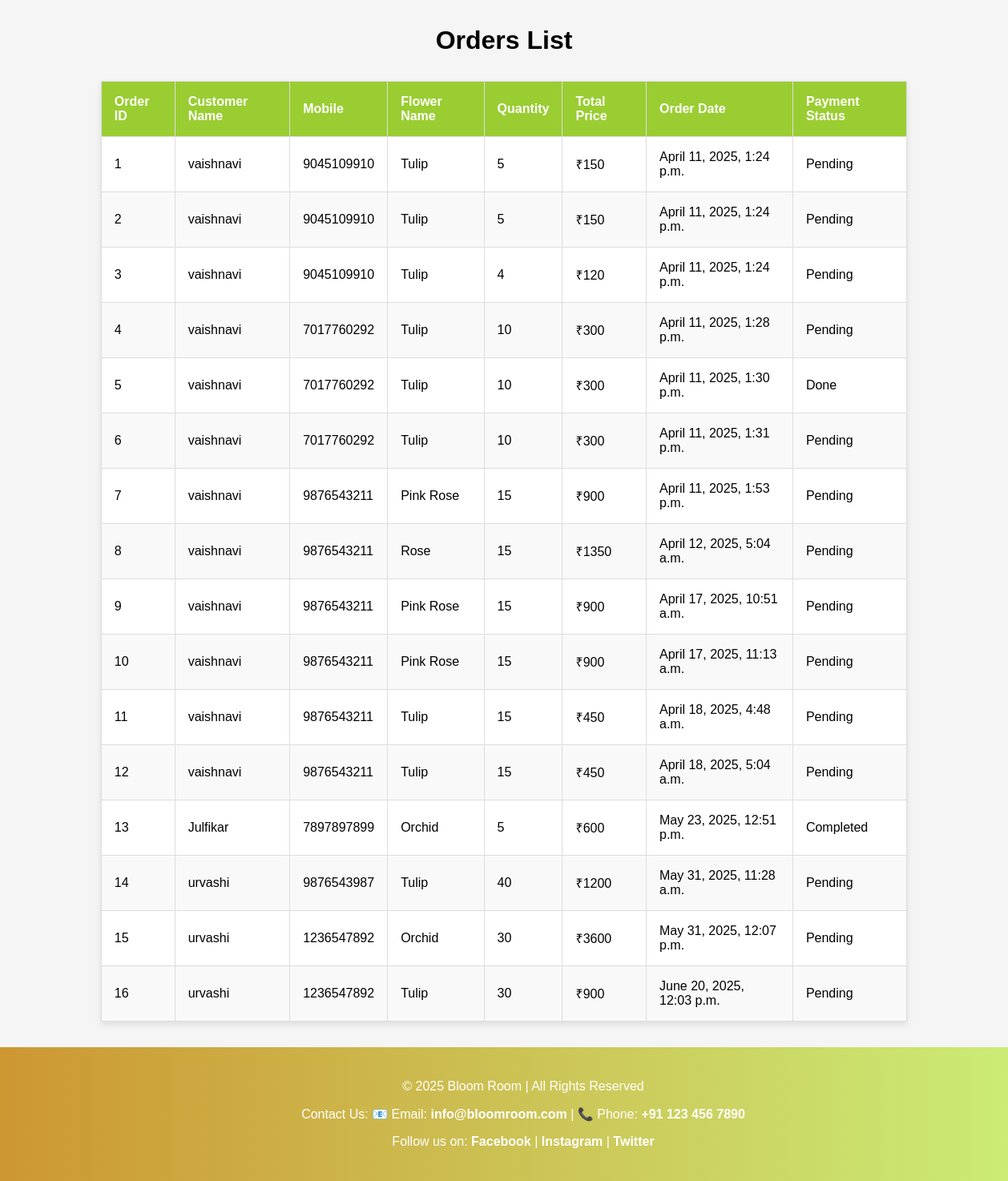
Screenshot of /orders/ with the database file from the repository.
### flowerapp/models.py (models this page shows, shortened)
class Order(models.Model):
    customerid = models.ForeignKey(Customer, on_delete=models.CASCADE)
    flowerid = models.ForeignKey(Flower, on_delete=models.CASCADE)
    orderdate = models.DateTimeField(auto_now_add=True)
    price = models.IntegerField()
    quantity = models.IntegerField()
    status = models.TextField()

class Customer(models.Model):
    name = models.CharField(max_length=100)
    email = models.EmailField()
    phno = models.CharField(max_length=15)
    address = models.TextField()

class Flower(models.Model):
    name = models.CharField(max_length=100)
    price = models.IntegerField()
    description = models.TextField()
    fragrance = models.CharField(max_length=100)
    image = models.ImageField(upload_to='flower_images/', null=True, blank=True)
    isAvail = models.BooleanField(default=True)  # Added availability status

class Payment(models.Model):
    orderid = models.OneToOneField(Order, on_delete=models.CASCADE)  # One payment per order
    paymentmethod = models.ForeignKey(PaymentType, on_delete=models.CASCADE, null=True)
    status = models.TextField(default="Pending")
    transactionid = models.CharField(max_length=100, null=True)

### flowerapp/views.py (the view)
# urls.py: path('orders/', views.orders_list, name='orders_list'),
def orders_list(request):
    orders = Order.objects.select_related('customerid', 'flowerid')
    payments = Payment.objects.select_related('orderid')
    for order in orders:
        try:
            payment = Payment.objects.get(orderid=order.id)  # Fetch payment for the current order
            order.payment_status = payment.status  # Attach payment status to order dynamically
        except Payment.DoesNotExist:
            order.payment_status = "No Payment Found"  # Handle cases with no payment record
    return render(request, 'orders_list.html', {'orders': orders})

### flowerapp/templates/orders_list.html (shortened to what this page needs)
<!DOCTYPE html>
<html lang="en">
<head>
</head>
<body>
    <h1 style="text-align: center; margin-top: 2rem;">Orders List</h1>
    <table class="orders-table">
        <thead>
            <tr>
                <th>Order ID</th>
                <th>Customer Name</th>
                <th>Mobile</th>
                <th>Flower Name</th>
                <th>Quantity</th>
                <th>Total Price</th>
                <th>Order Date</th>
                <th>Payment Status</th>
            </tr>
        </thead>
        <tbody>
            {% for order in orders %}
            <tr>
                <td>{{ order.id }}</td>
                <td>{{ order.customerid.name }}</td>
                <td>{{ order.customerid.phno }}</td>
                <td>{{ order.flowerid.name }}</td>
                <td>{{ order.quantity }}</td>
                <td>₹{{ order.price }}</td>
                <td>{{ order.orderdate }}</td>
                <td>{{ order.payment_status }}</td>
            </tr>
            {% empty %}
            <tr>
                <td colspan="8" style="text-align: center;">No orders found.</td>
            </tr>
            {% endfor %}
        </tbody>
    </table>
</body>
<footer>
    <p>&copy; 2025 Bloom Room | All Rights Reserved</p>
    <p>Contact Us:
        📧 Email: <a href="mailto:info@bloomroom.com">info@bloomroom.com</a> |
        📞 Phone: <a href="tel:+911234567890">+91 123 456 7890</a>
    </p>
    <p>Follow us on:
        <a href="https://facebook.com" target="_blank">Facebook</a> |
        <a href="https://instagram.com" target="_blank">Instagram</a> |
        <a href="https://twitter.com" target="_blank">Twitter</a>
    </p>
</footer>
</html>

### flowerapp/templates/orders_list.html (style rules this page uses)
body { font-family: Arial, sans-serif; margin: 0; padding: 0; background: #f5f5f5; }
.orders-table { width: 80%; margin: 2rem auto; border-collapse: collapse; background: white; box-shadow: 0 4px 8px rgba(0, 0, 0, 0.1); }
.orders-table th, .orders-table td { padding: 1rem; text-align: left; border: 1px solid #ddd; }
.orders-table th { background: yellowgreen; color: white; }
.orders-table tr:nth-child(even) { background: #f9f9f9; }
footer { text-align: center; padding: 1.5rem; background: linear-gradient(to right, #cd9732, #cbef78); color: white; font-size: 1rem; position: relative; bottom: 0; width: 100%; }
footer a { color: white; text-decoration: none; font-weight: bold; }

### rows the page displays
Order: id "1", customerid.name "vaishnavi", customerid.phno "9045109910", flowerid.name "Tulip", quantity "5", price "150", orderdate "April 11, 2025, 1:24 p.m.", payment_status "Pending"
Order: id "2", customerid.name "vaishnavi", customerid.phno "9045109910", flowerid.name "Tulip", quantity "5", price "150", orderdate "April 11, 2025, 1:24 p.m.", payment_status "Pending"
Order: id "3", customerid.name "vaishnavi", customerid.phno "9045109910", flowerid.name "Tulip", quantity "4", price "120", orderdate "April 11, 2025, 1:24 p.m.", payment_status "Pending"
Order: id "4", customerid.name "vaishnavi", customerid.phno "7017760292", flowerid.name "Tulip", quantity "10", price "300", orderdate "April 11, 2025, 1:28 p.m.", payment_status "Pending"
Order: id "5", customerid.name "vaishnavi", customerid.phno "7017760292", flowerid.name "Tulip", quantity "10", price "300", orderdate "April 11, 2025, 1:30 p.m.", payment_status "Done"
Order: id "6", customerid.name "vaishnavi", customerid.phno "7017760292", flowerid.name "Tulip", quantity "10", price "300", orderdate "April 11, 2025, 1:31 p.m.", payment_status "Pending"
Order: id "7", customerid.name "vaishnavi", customerid.phno "9876543211", flowerid.name "Pink Rose", quantity "15", price "900", orderdate "April 11, 2025, 1:53 p.m.", payment_status "Pending"
Order: id "8", customerid.name "vaishnavi", customerid.phno "9876543211", flowerid.name "Rose", quantity "15", price "1350", orderdate "April 12, 2025, 5:04 a.m.", payment_status "Pending"
Order: id "9", customerid.name "vaishnavi", customerid.phno "9876543211", flowerid.name "Pink Rose", quantity "15", price "900", orderdate "April 17, 2025, 10:51 a.m.", payment_status "Pending"
Order: id "10", customerid.name "vaishnavi", customerid.phno "9876543211", flowerid.name "Pink Rose", quantity "15", price "900", orderdate "April 17, 2025, 11:13 a.m.", payment_status "Pending"
Order: id "11", customerid.name "vaishnavi", customerid.phno "9876543211", flowerid.name "Tulip", quantity "15", price "450", orderdate "April 18, 2025, 4:48 a.m.", payment_status "Pending"
Order: id "12", customerid.name "vaishnavi", customerid.phno "9876543211", flowerid.name "Tulip", quantity "15", price "450", orderdate "April 18, 2025, 5:04 a.m.", payment_status "Pending"
Order: id "13", customerid.name "Julfikar", customerid.phno "7897897899", flowerid.name "Orchid", quantity "5", price "600", orderdate "May 23, 2025, 12:51 p.m.", payment_status "Completed"
Order: id "14", customerid.name "urvashi", customerid.phno "9876543987", flowerid.name "Tulip", quantity "40", price "1200", orderdate "May 31, 2025, 11:28 a.m.", payment_status "Pending"
Order: id "15", customerid.name "urvashi", customerid.phno "1236547892", flowerid.name "Orchid", quantity "30", price "3600", orderdate "May 31, 2025, 12:07 p.m.", payment_status "Pending"
Order: id "16", customerid.name "urvashi", customerid.phno "1236547892", flowerid.name "Tulip", quantity "30", price "900", orderdate "June 20, 2025, 12:03 p.m.", payment_status "Pending"
